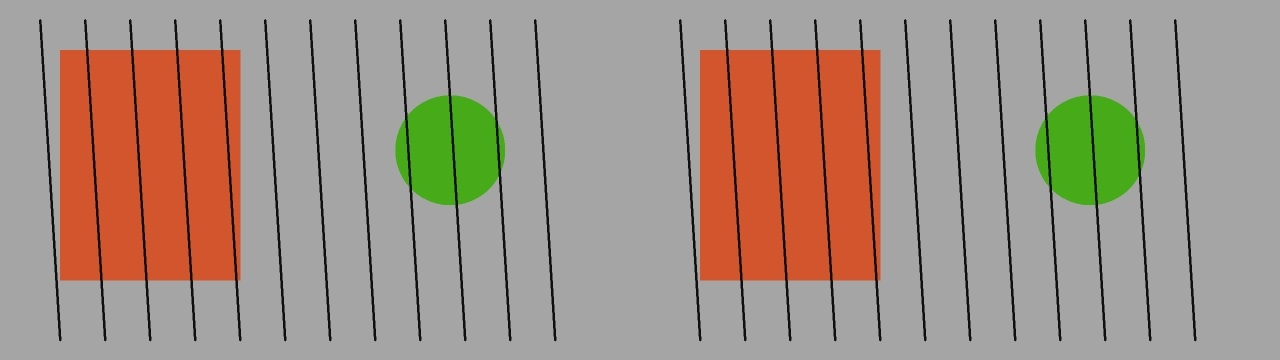
#> input picture evaluation/assets/clean+preprocess.jpg, 1280 x 360 px
$ python final_validation.py --image assets/clean+preprocess.jpg
#> lines starting #> are read from the running program, lines starting #| are printed output that depends on the picture
### video/preprocess.py
"""Cheap surveillance-frame preprocessing for near-real-time inference.

Target interface:
    process_frame(frame, mode="auto") -> processed_frame

The pipeline is intentionally small: resize, optional low-light/CLAHE,
light denoise, optional unsharp. It is not a restoration research stack.
"""

from __future__ import annotations

from typing import Optional

import cv2
import numpy as np

from video.quality import analyze_quality

DEFAULT_MAX_WIDTH = 1280
_CLAHE_CACHE: dict[tuple[float, tuple[int, int]], cv2.CLAHE] = {}
_GAMMA_LUTS: dict[float, np.ndarray] = {}


# [18 lines left out: functions _ensure_bgr, resize_frame, not called in this run]


def apply_gamma(frame: np.ndarray, gamma: float) -> np.ndarray:
    """Lift dark pixels with a LUT gamma curve. gamma > 1 brightens."""
    if abs(gamma - 1.0) < 1e-3:
        return frame
    key = round(float(gamma), 3)
    table = _GAMMA_LUTS.get(key)
    if table is None:
        inv = 1.0 / max(gamma, 1e-6)
        table = np.array([((i / 255.0) ** inv) * 255.0 for i in range(256)]).astype("uint8")
        _GAMMA_LUTS[key] = table
    return cv2.LUT(frame, table)


def apply_clahe(frame: np.ndarray, clip_limit: float = 2.0) -> np.ndarray:
    """Local contrast on L in LAB — cheap and effective for CCTV low light."""
#> called with clip_limit = 1.8
    lab = cv2.cvtColor(frame, cv2.COLOR_BGR2LAB)
#> lab: shape (64, 64, 3); mean of channels 0, 1, 2 0, 128, 128
    l_channel, a_channel, b_channel = cv2.split(lab)
#> l_channel: shape (64, 64); every value is 0
#> a_channel: shape (64, 64); every value is 128
    cache_key = (round(float(clip_limit), 2), (8, 8))
    clahe = _CLAHE_CACHE.get(cache_key)
    if clahe is None:
        clahe = cv2.createCLAHE(clipLimit=clip_limit, tileGridSize=(8, 8))
        _CLAHE_CACHE[cache_key] = clahe
    l_eq = clahe.apply(l_channel)
#> l_eq: shape (64, 64); every value is 8
    merged = cv2.merge((l_eq, a_channel, b_channel))
#> merged: shape (64, 64, 3); mean of channels 0, 1, 2 8, 128, 128
    return cv2.cvtColor(merged, cv2.COLOR_LAB2BGR)
#> returned value: shape (64, 64, 3); every value is 11


def denoise(frame: np.ndarray) -> np.ndarray:
    """Mild spatial denoise. Gaussian is much faster than NL-means for live video."""
    return cv2.GaussianBlur(frame, (3, 3), 0.8)


# [69 lines left out: functions sharpen, _gamma_for_brightness, process_frame, not called in this run]


def warmup() -> None:
    """Prime CLAHE and LUTs so the first live frame is not a stall."""
    dummy = np.zeros((64, 64, 3), dtype=np.uint8)
    apply_gamma(dummy, 1.55)
    apply_clahe(dummy, clip_limit=1.8)
#> dummy: shape (64, 64, 3); every value is 0
    apply_clahe(dummy, clip_limit=2.2)
#> in main, clean is the input picture: shape (360, 1280, 3); mean B, G, R 133.1, 145.3, 163
#> (the call stopped at in __init__, `cfg = load_config()`: ml is not available in this run)


warmup()

### video/degradation.py
"""Deliberate frame degradations for robustness evaluation.

These functions make a reasonably clean frame worse so we can later
compare detector behavior with and without `process_frame`.
"""

from __future__ import annotations

from typing import Callable

import cv2
import numpy as np

DegradeFn = Callable[[np.ndarray], np.ndarray]


def _as_bgr(frame: np.ndarray) -> np.ndarray:
    if frame is None or frame.size == 0:
        raise ValueError("degradation requires a non-empty frame")
    if frame.ndim == 2:
        return cv2.cvtColor(frame, cv2.COLOR_GRAY2BGR)
    return frame


def simulate_low_light(frame: np.ndarray, gain: float = 0.28, bias: int = -18) -> np.ndarray:
    """Darken the frame to mimic poorly lit CCTV."""
#> called with gain = 0.28, bias = -18
    img = _as_bgr(frame).astype(np.float32)
    img = img * float(gain) + float(bias)
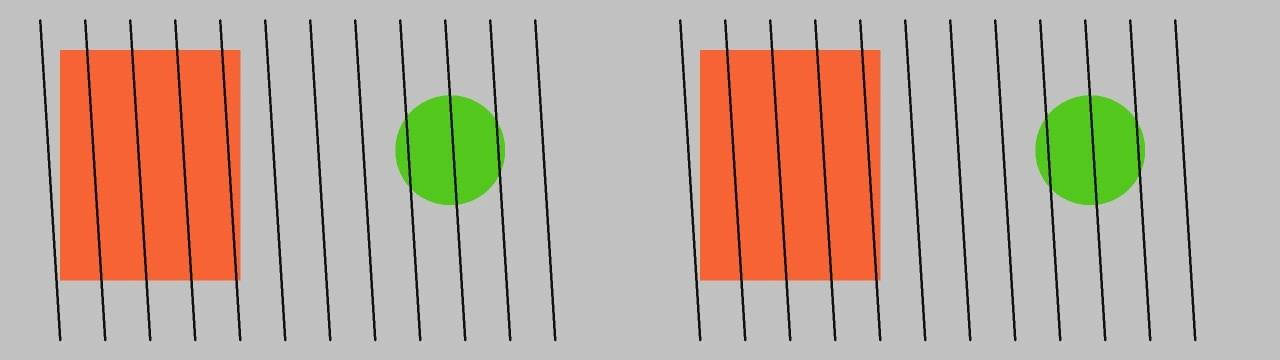
#> img: shape (360, 1280, 3) float32; mean B, G, R 19.2, 22.6, 27.5; drawn with min black and max white
    return np.clip(img, 0, 255).astype(np.uint8)
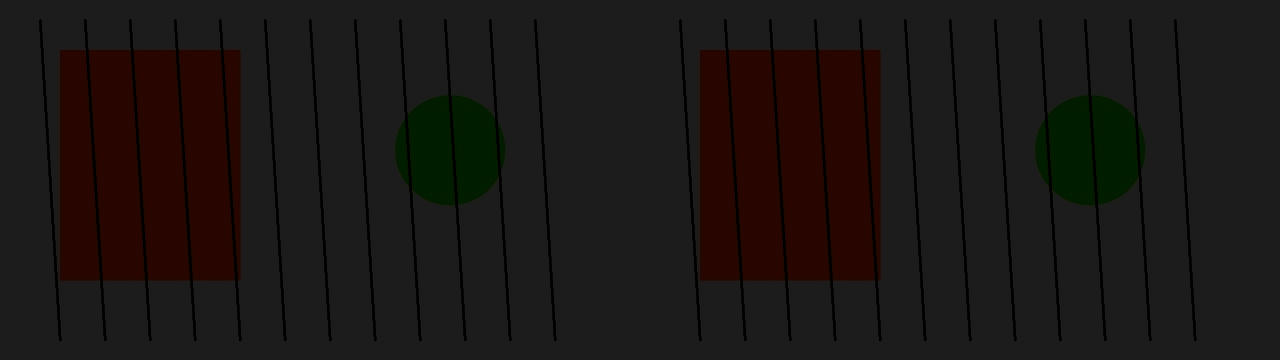
#> returned value: shape (360, 1280, 3); mean of channels 0, 1, 2 20.8, 22.9, 27.8; drawn as B, G, R


def simulate_noise(frame: np.ndarray, sigma: float = 18.0) -> np.ndarray:
    """Additive Gaussian sensor noise."""
    img = _as_bgr(frame)
    noise = np.random.normal(0.0, sigma, img.shape).astype(np.float32)
    return np.clip(img.astype(np.float32) + noise, 0, 255).astype(np.uint8)


# [10 lines left out: function simulate_motion_blur, not called in this run]


def simulate_blur(frame: np.ndarray, ksize: int = 11) -> np.ndarray:
    """Defocus-style Gaussian blur."""
#> called with ksize = 11
    img = _as_bgr(frame)
    k = max(3, int(ksize) | 1)
    return cv2.GaussianBlur(img, (k, k), 0)


# [23 lines left out: functions simulate_compression, simulate_occlusion, not called in this run]


DEGRADATIONS: dict[str, DegradeFn] = {
    "low_light": simulate_low_light,
    "noise": simulate_noise,
    "motion_blur": simulate_motion_blur,
    "blur": simulate_blur,
    "compression": simulate_compression,
    "occlusion": simulate_occlusion,
}


# [8 lines left out: function apply_degradation, not called in this run]

### incidents/pipeline.py
"""Privacy-first integration: preprocess -> detect -> blur display -> incident event."""

from __future__ import annotations

import json
import threading
import time
from dataclasses import asdict, dataclass
from datetime import datetime, timezone
from pathlib import Path
from typing import Any

import cv2
import numpy as np

from ml.config import ROOT, load_config
from ml.inference import Detection, predict
from video.preprocess import process_frame as preprocess_frame
from video.privacy import blur_faces, detect_faces


WEAPON_CLASSES = {"knife", "gun"}


@dataclass(frozen=True)
class IncidentEvent:
    id: str
    event_type: str
    confidence: float
    timestamp: str
    camera_id: str
    latitude: float | None
    longitude: float | None
    detections: list[dict[str, Any]]
    evidence_path: str | None
    status: str
    person_bbox: list[float] | None = None
    weapon_bbox: list[float] | None = None
    weapon: str | None = None

    def to_dict(self) -> dict[str, Any]:
        return asdict(self)


def _center(box: list[float]) -> tuple[float, float]:
    return ((box[0] + box[2]) / 2.0, (box[1] + box[3]) / 2.0)


# [15 lines left out: function associate_person, not called in this run]


class IncidentProcessor:
    """Stateful cooldown tracker. One continuous weapon sighting creates one evidence item."""

    def __init__(self, evidence_dir: str | Path | None = None, weapon_threshold: float | None = None, cooldown_seconds: float | None = None):
        cfg = load_config()
        incident_cfg = cfg.get("incident", {})
        self.weapon_threshold = float(weapon_threshold if weapon_threshold is not None else incident_cfg.get("weapon_confidence_threshold", 0.50))
        self.cooldown_seconds = float(cooldown_seconds if cooldown_seconds is not None else incident_cfg.get("cooldown_seconds", 8.0))
        self.evidence_dir = Path(evidence_dir) if evidence_dir else ROOT / "incidents"
        self._active: IncidentEvent | None = None
        self._last_seen = 0.0
        existing = [int(p.stem.split("-")[1]) for p in self.evidence_dir.glob("INC-*.jpg") if p.stem.split("-")[-1].isdigit()]
        self._counter = max(existing, default=0)
        self._lock = threading.Lock()

    def _next_id(self) -> str:
        self._counter += 1
        return f"INC-{self._counter:04d}"

    # [47 lines left out: functions _save_evidence, update, _draw_detections, not called in this run]


_DEFAULT_PROCESSOR: IncidentProcessor | None = None


# [43 lines left out: function process_frame, not called in this run]

### evaluation/final_validation.py
"""Generate reproducible final-demo runtime and robustness evidence.

This is deliberately not a substitute for labelled mAP evaluation. If a
fine-tuned checkpoint plus held-out YOLO data exist, run ``ml.evaluate`` and
``ml.robustness`` as documented; this script records only measurements it can
actually make from the local demo frame.
"""

from __future__ import annotations

import argparse
import csv
from pathlib import Path

import cv2

from incidents.pipeline import IncidentProcessor, process_frame
from video.degradation import simulate_blur, simulate_low_light, simulate_noise
from video.preprocess import process_frame as preprocess_frame

ROOT = Path(__file__).resolve().parents[1]
ASSETS = ROOT / "evaluation" / "assets"


def main() -> int:
    parser = argparse.ArgumentParser(description="Measure final SentinelAI demo pipeline")
    parser.add_argument("--image", default=str(ROOT / "data" / "samples" / "verify_none.jpg"))
    args = parser.parse_args()
    clean = cv2.imread(args.image)
    if clean is None:
        raise FileNotFoundError(f"Cannot read demo image: {args.image}")
    ASSETS.mkdir(parents=True, exist_ok=True)
    # Load/cache detector and face model before measuring steady-state demo frames.
    process_frame(clean, {"camera_id": "WARMUP", "preprocess": True}, processor=IncidentProcessor(evidence_dir=ROOT / "evaluation" / ".validation_evidence"))
    conditions = {"clean": clean, "low_light": simulate_low_light(clean), "blur": simulate_blur(clean), "noise": simulate_noise(clean)}
    rows: list[dict[str, object]] = []
    for condition, image in conditions.items():
        for preprocessed in (False, True):
            # Dedicated processors prevent a previous frame's cooldown state from
            # affecting this measurement.
            processor = IncidentProcessor(evidence_dir=ROOT / "evaluation" / ".validation_evidence")
            result = process_frame(image, {"camera_id": "EVAL", "preprocess": preprocessed}, processor=processor)
            label = condition + ("+preprocess" if preprocessed else "")
            cv2.imwrite(str(ASSETS / f"{label}.jpg"), result["display_frame"])
            rows.append({
                "condition": label,
                "n_frames": 1,
                "detections": len(result["detections"]),
                "faces_blurred": len(result["faces"]),
                "preprocessing_latency_ms": result["metrics"]["preprocessing_latency_ms"],
                "inference_latency_ms": result["metrics"]["inference_latency_ms"],
                "privacy_latency_ms": result["metrics"]["privacy_latency_ms"],
                "end_to_end_latency_ms": result["metrics"]["total_latency_ms"],
                "fps": result["metrics"]["fps"],
                "precision": "",
                "recall": "",
                "mAP50": "",
                "mAP50_95": "",
                "metric_note": "Runtime-only measurement; no local labelled fine-tuned evaluation set/checkpoint.",
            })
#> this loop made 1 pass
#> condition on pass 1: 'clean'
#> after the loop, rows = []
    cv2.imwrite(str(ASSETS / "clean_frame.jpg"), clean)
    cv2.imwrite(str(ASSETS / "processed_frame.jpg"), preprocess_frame(conditions["low_light"], mode="auto"))
    # These are actual pipeline outputs. The available reference frame has no
    # weapon prediction, so the names do not imply a detection occurred.
    cv2.imwrite(str(ASSETS / "privacy_processed_frame.jpg"), cv2.imread(str(ASSETS / "clean+preprocess.jpg")))
    cv2.imwrite(str(ASSETS / "detection_pipeline_output.jpg"), cv2.imread(str(ASSETS / "clean.jpg")))
    with (ROOT / "evaluation" / "final_results.csv").open("w", newline="", encoding="utf-8") as handle:
        writer = csv.DictWriter(handle, fieldnames=list(rows[0]))
        writer.writeheader(); writer.writerows(rows)
    # Compact SVG bar chart generated strictly from measured end-to-end latency.
    maximum = max(float(row["end_to_end_latency_ms"]) for row in rows)
    bars = []
    for index, row in enumerate(rows):
        value = float(row["end_to_end_latency_ms"]); y = 45 + index * 38; width = 440 * value / maximum
        bars.append(f'<text x="10" y="{y + 14}" fill="#dce8eb" font-size="12">{row["condition"]}</text><rect x="185" y="{y}" width="{width:.1f}" height="20" fill="#55dfd0"/><text x="{192 + width:.1f}" y="{y + 14}" fill="#dce8eb" font-size="12">{value:.1f} ms</text>')
    height = 70 + len(rows) * 38
    (ASSETS / "runtime_latency_chart.svg").write_text(f'<svg xmlns="http://www.w3.org/2000/svg" width="760" height="{height}" viewBox="0 0 760 {height}"><rect width="100%" height="100%" fill="#081014"/><text x="10" y="25" fill="#55dfd0" font-size="18" font-family="Arial">Measured end-to-end pipeline latency (one frame/condition)</text>{"".join(bars)}</svg>', encoding="utf-8")
    print(f"Wrote {ROOT / 'evaluation' / 'final_results.csv'}")
    return 0


if __name__ == "__main__":
#> (the run stopped early here; a loop or call above may not have finished)
